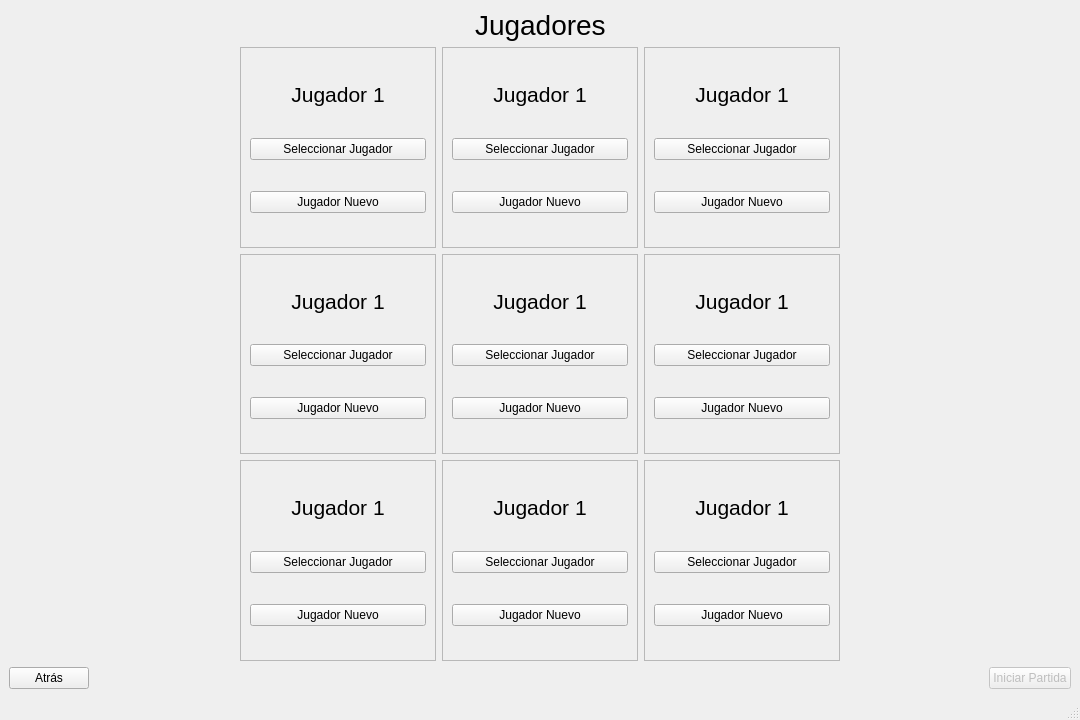
<?xml version="1.0" encoding="UTF-8"?>
<ui version="4.0">
 <class>MainWindow</class>
 <widget class="QMainWindow" name="MainWindow">
  <property name="geometry">
   <rect>
    <x>0</x>
    <y>0</y>
    <width>1080</width>
    <height>720</height>
   </rect>
  </property>
  <property name="windowTitle">
   <string>MainWindow</string>
  </property>
  <widget class="QWidget" name="centralwidget">
   <layout class="QVBoxLayout" name="verticalLayout_2">
    <item>
     <layout class="QHBoxLayout" name="horizontalLayout_2">
      <item>
       <spacer name="horizontalSpacer">
        <property name="orientation">
         <enum>Qt::Orientation::Horizontal</enum>
        </property>
        <property name="sizeHint" stdset="0">
         <size>
          <width>40</width>
          <height>20</height>
         </size>
        </property>
       </spacer>
      </item>
      <item>
       <widget class="QLabel" name="label">
        <property name="font">
         <font>
          <pointsize>21</pointsize>
         </font>
        </property>
        <property name="text">
         <string>Jugadores</string>
        </property>
       </widget>
      </item>
      <item>
       <spacer name="horizontalSpacer_2">
        <property name="orientation">
         <enum>Qt::Orientation::Horizontal</enum>
        </property>
        <property name="sizeHint" stdset="0">
         <size>
          <width>40</width>
          <height>20</height>
         </size>
        </property>
       </spacer>
      </item>
     </layout>
    </item>
    <item>
     <layout class="QGridLayout" name="gridLayout">
      <property name="leftMargin">
       <number>231</number>
      </property>
      <property name="rightMargin">
       <number>231</number>
      </property>
      <item row="1" column="0">
       <widget class="QFrame" name="frame_16">
        <property name="frameShape">
         <enum>QFrame::Shape::StyledPanel</enum>
        </property>
        <property name="frameShadow">
         <enum>QFrame::Shadow::Raised</enum>
        </property>
        <layout class="QVBoxLayout" name="verticalLayout_25">
         <item>
          <spacer name="verticalSpacer_150">
           <property name="orientation">
            <enum>Qt::Orientation::Vertical</enum>
           </property>
           <property name="sizeHint" stdset="0">
            <size>
             <width>20</width>
             <height>40</height>
            </size>
           </property>
          </spacer>
         </item>
         <item>
          <widget class="QLabel" name="label_57">
           <property name="enabled">
            <bool>true</bool>
           </property>
           <property name="sizePolicy">
            <sizepolicy hsizetype="Minimum" vsizetype="Minimum">
             <horstretch>0</horstretch>
             <verstretch>0</verstretch>
            </sizepolicy>
           </property>
           <property name="font">
            <font>
             <pointsize>16</pointsize>
            </font>
           </property>
           <property name="text">
            <string>Jugador 1</string>
           </property>
           <property name="alignment">
            <set>Qt::AlignmentFlag::AlignCenter</set>
           </property>
          </widget>
         </item>
         <item>
          <spacer name="verticalSpacer_151">
           <property name="orientation">
            <enum>Qt::Orientation::Vertical</enum>
           </property>
           <property name="sizeHint" stdset="0">
            <size>
             <width>20</width>
             <height>40</height>
            </size>
           </property>
          </spacer>
         </item>
         <item>
          <widget class="QPushButton" name="pushButton_115">
           <property name="text">
            <string>Seleccionar Jugador</string>
           </property>
          </widget>
         </item>
         <item>
          <spacer name="verticalSpacer_152">
           <property name="orientation">
            <enum>Qt::Orientation::Vertical</enum>
           </property>
           <property name="sizeHint" stdset="0">
            <size>
             <width>20</width>
             <height>40</height>
            </size>
           </property>
          </spacer>
         </item>
         <item>
          <widget class="QPushButton" name="pushButton_116">
           <property name="text">
            <string>Jugador Nuevo</string>
           </property>
          </widget>
         </item>
         <item>
          <spacer name="verticalSpacer_7">
           <property name="orientation">
            <enum>Qt::Orientation::Vertical</enum>
           </property>
           <property name="sizeHint" stdset="0">
            <size>
             <width>20</width>
             <height>40</height>
            </size>
           </property>
          </spacer>
         </item>
        </layout>
       </widget>
      </item>
      <item row="2" column="1">
       <widget class="QFrame" name="frame_15">
        <property name="frameShape">
         <enum>QFrame::Shape::StyledPanel</enum>
        </property>
        <property name="frameShadow">
         <enum>QFrame::Shadow::Raised</enum>
        </property>
        <layout class="QVBoxLayout" name="verticalLayout_9">
         <item>
          <spacer name="verticalSpacer_147">
           <property name="orientation">
            <enum>Qt::Orientation::Vertical</enum>
           </property>
           <property name="sizeHint" stdset="0">
            <size>
             <width>20</width>
             <height>40</height>
            </size>
           </property>
          </spacer>
         </item>
         <item>
          <widget class="QLabel" name="label_56">
           <property name="enabled">
            <bool>true</bool>
           </property>
           <property name="sizePolicy">
            <sizepolicy hsizetype="Minimum" vsizetype="Minimum">
             <horstretch>0</horstretch>
             <verstretch>0</verstretch>
            </sizepolicy>
           </property>
           <property name="font">
            <font>
             <pointsize>16</pointsize>
            </font>
           </property>
           <property name="text">
            <string>Jugador 1</string>
           </property>
           <property name="alignment">
            <set>Qt::AlignmentFlag::AlignCenter</set>
           </property>
          </widget>
         </item>
         <item>
          <spacer name="verticalSpacer_148">
           <property name="orientation">
            <enum>Qt::Orientation::Vertical</enum>
           </property>
           <property name="sizeHint" stdset="0">
            <size>
             <width>20</width>
             <height>40</height>
            </size>
           </property>
          </spacer>
         </item>
         <item>
          <widget class="QPushButton" name="pushButton_113">
           <property name="text">
            <string>Seleccionar Jugador</string>
           </property>
          </widget>
         </item>
         <item>
          <spacer name="verticalSpacer_149">
           <property name="orientation">
            <enum>Qt::Orientation::Vertical</enum>
           </property>
           <property name="sizeHint" stdset="0">
            <size>
             <width>20</width>
             <height>40</height>
            </size>
           </property>
          </spacer>
         </item>
         <item>
          <widget class="QPushButton" name="pushButton_114">
           <property name="text">
            <string>Jugador Nuevo</string>
           </property>
          </widget>
         </item>
         <item>
          <spacer name="verticalSpacer_6">
           <property name="orientation">
            <enum>Qt::Orientation::Vertical</enum>
           </property>
           <property name="sizeHint" stdset="0">
            <size>
             <width>20</width>
             <height>40</height>
            </size>
           </property>
          </spacer>
         </item>
        </layout>
       </widget>
      </item>
      <item row="0" column="1">
       <widget class="QFrame" name="frame_12">
        <property name="frameShape">
         <enum>QFrame::Shape::StyledPanel</enum>
        </property>
        <property name="frameShadow">
         <enum>QFrame::Shadow::Raised</enum>
        </property>
        <layout class="QVBoxLayout" name="verticalLayout_4">
         <item>
          <spacer name="verticalSpacer_138">
           <property name="orientation">
            <enum>Qt::Orientation::Vertical</enum>
           </property>
           <property name="sizeHint" stdset="0">
            <size>
             <width>20</width>
             <height>40</height>
            </size>
           </property>
          </spacer>
         </item>
         <item>
          <widget class="QLabel" name="label_53">
           <property name="enabled">
            <bool>true</bool>
           </property>
           <property name="sizePolicy">
            <sizepolicy hsizetype="Minimum" vsizetype="Minimum">
             <horstretch>0</horstretch>
             <verstretch>0</verstretch>
            </sizepolicy>
           </property>
           <property name="font">
            <font>
             <pointsize>16</pointsize>
            </font>
           </property>
           <property name="text">
            <string>Jugador 1</string>
           </property>
           <property name="alignment">
            <set>Qt::AlignmentFlag::AlignCenter</set>
           </property>
          </widget>
         </item>
         <item>
          <spacer name="verticalSpacer_139">
           <property name="orientation">
            <enum>Qt::Orientation::Vertical</enum>
           </property>
           <property name="sizeHint" stdset="0">
            <size>
             <width>20</width>
             <height>40</height>
            </size>
           </property>
          </spacer>
         </item>
         <item>
          <widget class="QPushButton" name="pushButton_107">
           <property name="text">
            <string>Seleccionar Jugador</string>
           </property>
          </widget>
         </item>
         <item>
          <spacer name="verticalSpacer_140">
           <property name="orientation">
            <enum>Qt::Orientation::Vertical</enum>
           </property>
           <property name="sizeHint" stdset="0">
            <size>
             <width>20</width>
             <height>40</height>
            </size>
           </property>
          </spacer>
         </item>
         <item>
          <widget class="QPushButton" name="pushButton_108">
           <property name="text">
            <string>Jugador Nuevo</string>
           </property>
          </widget>
         </item>
         <item>
          <spacer name="verticalSpacer_3">
           <property name="orientation">
            <enum>Qt::Orientation::Vertical</enum>
           </property>
           <property name="sizeHint" stdset="0">
            <size>
             <width>20</width>
             <height>40</height>
            </size>
           </property>
          </spacer>
         </item>
        </layout>
       </widget>
      </item>
      <item row="1" column="1">
       <widget class="QFrame" name="frame_14">
        <property name="frameShape">
         <enum>QFrame::Shape::StyledPanel</enum>
        </property>
        <property name="frameShadow">
         <enum>QFrame::Shadow::Raised</enum>
        </property>
        <layout class="QVBoxLayout" name="verticalLayout_8">
         <item>
          <spacer name="verticalSpacer_144">
           <property name="orientation">
            <enum>Qt::Orientation::Vertical</enum>
           </property>
           <property name="sizeHint" stdset="0">
            <size>
             <width>20</width>
             <height>40</height>
            </size>
           </property>
          </spacer>
         </item>
         <item>
          <widget class="QLabel" name="label_55">
           <property name="enabled">
            <bool>true</bool>
           </property>
           <property name="sizePolicy">
            <sizepolicy hsizetype="Minimum" vsizetype="Minimum">
             <horstretch>0</horstretch>
             <verstretch>0</verstretch>
            </sizepolicy>
           </property>
           <property name="font">
            <font>
             <pointsize>16</pointsize>
            </font>
           </property>
           <property name="text">
            <string>Jugador 1</string>
           </property>
           <property name="alignment">
            <set>Qt::AlignmentFlag::AlignCenter</set>
           </property>
          </widget>
         </item>
         <item>
          <spacer name="verticalSpacer_145">
           <property name="orientation">
            <enum>Qt::Orientation::Vertical</enum>
           </property>
           <property name="sizeHint" stdset="0">
            <size>
             <width>20</width>
             <height>40</height>
            </size>
           </property>
          </spacer>
         </item>
         <item>
          <widget class="QPushButton" name="pushButton_111">
           <property name="text">
            <string>Seleccionar Jugador</string>
           </property>
          </widget>
         </item>
         <item>
          <spacer name="verticalSpacer_146">
           <property name="orientation">
            <enum>Qt::Orientation::Vertical</enum>
           </property>
           <property name="sizeHint" stdset="0">
            <size>
             <width>20</width>
             <height>40</height>
            </size>
           </property>
          </spacer>
         </item>
         <item>
          <widget class="QPushButton" name="pushButton_112">
           <property name="text">
            <string>Jugador Nuevo</string>
           </property>
          </widget>
         </item>
         <item>
          <spacer name="verticalSpacer_5">
           <property name="orientation">
            <enum>Qt::Orientation::Vertical</enum>
           </property>
           <property name="sizeHint" stdset="0">
            <size>
             <width>20</width>
             <height>40</height>
            </size>
           </property>
          </spacer>
         </item>
        </layout>
       </widget>
      </item>
      <item row="1" column="2">
       <widget class="QFrame" name="frame_17">
        <property name="frameShape">
         <enum>QFrame::Shape::StyledPanel</enum>
        </property>
        <property name="frameShadow">
         <enum>QFrame::Shadow::Raised</enum>
        </property>
        <layout class="QVBoxLayout" name="verticalLayout_26">
         <item>
          <spacer name="verticalSpacer_153">
           <property name="orientation">
            <enum>Qt::Orientation::Vertical</enum>
           </property>
           <property name="sizeHint" stdset="0">
            <size>
             <width>20</width>
             <height>40</height>
            </size>
           </property>
          </spacer>
         </item>
         <item>
          <widget class="QLabel" name="label_58">
           <property name="enabled">
            <bool>true</bool>
           </property>
           <property name="sizePolicy">
            <sizepolicy hsizetype="Minimum" vsizetype="Minimum">
             <horstretch>0</horstretch>
             <verstretch>0</verstretch>
            </sizepolicy>
           </property>
           <property name="font">
            <font>
             <pointsize>16</pointsize>
            </font>
           </property>
           <property name="text">
            <string>Jugador 1</string>
           </property>
           <property name="alignment">
            <set>Qt::AlignmentFlag::AlignCenter</set>
           </property>
          </widget>
         </item>
         <item>
          <spacer name="verticalSpacer_154">
           <property name="orientation">
            <enum>Qt::Orientation::Vertical</enum>
           </property>
           <property name="sizeHint" stdset="0">
            <size>
             <width>20</width>
             <height>40</height>
            </size>
           </property>
          </spacer>
         </item>
         <item>
          <widget class="QPushButton" name="pushButton_117">
           <property name="text">
            <string>Seleccionar Jugador</string>
           </property>
          </widget>
         </item>
         <item>
          <spacer name="verticalSpacer_155">
           <property name="orientation">
            <enum>Qt::Orientation::Vertical</enum>
           </property>
           <property name="sizeHint" stdset="0">
            <size>
             <width>20</width>
             <height>40</height>
            </size>
           </property>
          </spacer>
         </item>
         <item>
          <widget class="QPushButton" name="pushButton_118">
           <property name="text">
            <string>Jugador Nuevo</string>
           </property>
          </widget>
         </item>
         <item>
          <spacer name="verticalSpacer_8">
           <property name="orientation">
            <enum>Qt::Orientation::Vertical</enum>
           </property>
           <property name="sizeHint" stdset="0">
            <size>
             <width>20</width>
             <height>40</height>
            </size>
           </property>
          </spacer>
         </item>
        </layout>
       </widget>
      </item>
      <item row="2" column="0">
       <widget class="QFrame" name="frame_18">
        <property name="frameShape">
         <enum>QFrame::Shape::StyledPanel</enum>
        </property>
        <property name="frameShadow">
         <enum>QFrame::Shadow::Raised</enum>
        </property>
        <layout class="QVBoxLayout" name="verticalLayout_29">
         <item>
          <spacer name="verticalSpacer_156">
           <property name="orientation">
            <enum>Qt::Orientation::Vertical</enum>
           </property>
           <property name="sizeHint" stdset="0">
            <size>
             <width>20</width>
             <height>40</height>
            </size>
           </property>
          </spacer>
         </item>
         <item>
          <widget class="QLabel" name="label_59">
           <property name="enabled">
            <bool>true</bool>
           </property>
           <property name="sizePolicy">
            <sizepolicy hsizetype="Minimum" vsizetype="Minimum">
             <horstretch>0</horstretch>
             <verstretch>0</verstretch>
            </sizepolicy>
           </property>
           <property name="font">
            <font>
             <pointsize>16</pointsize>
            </font>
           </property>
           <property name="text">
            <string>Jugador 1</string>
           </property>
           <property name="alignment">
            <set>Qt::AlignmentFlag::AlignCenter</set>
           </property>
          </widget>
         </item>
         <item>
          <spacer name="verticalSpacer_157">
           <property name="orientation">
            <enum>Qt::Orientation::Vertical</enum>
           </property>
           <property name="sizeHint" stdset="0">
            <size>
             <width>20</width>
             <height>40</height>
            </size>
           </property>
          </spacer>
         </item>
         <item>
          <widget class="QPushButton" name="pushButton_119">
           <property name="text">
            <string>Seleccionar Jugador</string>
           </property>
          </widget>
         </item>
         <item>
          <spacer name="verticalSpacer_158">
           <property name="orientation">
            <enum>Qt::Orientation::Vertical</enum>
           </property>
           <property name="sizeHint" stdset="0">
            <size>
             <width>20</width>
             <height>40</height>
            </size>
           </property>
          </spacer>
         </item>
         <item>
          <widget class="QPushButton" name="pushButton_120">
           <property name="text">
            <string>Jugador Nuevo</string>
           </property>
          </widget>
         </item>
         <item>
          <spacer name="verticalSpacer_9">
           <property name="orientation">
            <enum>Qt::Orientation::Vertical</enum>
           </property>
           <property name="sizeHint" stdset="0">
            <size>
             <width>20</width>
             <height>40</height>
            </size>
           </property>
          </spacer>
         </item>
        </layout>
       </widget>
      </item>
      <item row="2" column="2">
       <widget class="QFrame" name="frame_19">
        <property name="frameShape">
         <enum>QFrame::Shape::StyledPanel</enum>
        </property>
        <property name="frameShadow">
         <enum>QFrame::Shadow::Raised</enum>
        </property>
        <layout class="QVBoxLayout" name="verticalLayout_30">
         <item>
          <spacer name="verticalSpacer_159">
           <property name="orientation">
            <enum>Qt::Orientation::Vertical</enum>
           </property>
           <property name="sizeHint" stdset="0">
            <size>
             <width>20</width>
             <height>40</height>
            </size>
           </property>
          </spacer>
         </item>
         <item>
          <widget class="QLabel" name="label_60">
           <property name="enabled">
            <bool>true</bool>
           </property>
           <property name="sizePolicy">
            <sizepolicy hsizetype="Minimum" vsizetype="Minimum">
             <horstretch>0</horstretch>
             <verstretch>0</verstretch>
            </sizepolicy>
           </property>
           <property name="font">
            <font>
             <pointsize>16</pointsize>
            </font>
           </property>
           <property name="text">
            <string>Jugador 1</string>
           </property>
           <property name="alignment">
            <set>Qt::AlignmentFlag::AlignCenter</set>
           </property>
          </widget>
         </item>
         <item>
          <spacer name="verticalSpacer_160">
           <property name="orientation">
            <enum>Qt::Orientation::Vertical</enum>
           </property>
           <property name="sizeHint" stdset="0">
            <size>
             <width>20</width>
             <height>40</height>
            </size>
           </property>
          </spacer>
         </item>
         <item>
          <widget class="QPushButton" name="pushButton_121">
           <property name="text">
            <string>Seleccionar Jugador</string>
           </property>
          </widget>
         </item>
         <item>
          <spacer name="verticalSpacer_161">
           <property name="orientation">
            <enum>Qt::Orientation::Vertical</enum>
           </property>
           <property name="sizeHint" stdset="0">
            <size>
             <width>20</width>
             <height>40</height>
            </size>
           </property>
          </spacer>
         </item>
         <item>
          <widget class="QPushButton" name="pushButton_122">
           <property name="text">
            <string>Jugador Nuevo</string>
           </property>
          </widget>
         </item>
         <item>
          <spacer name="verticalSpacer_10">
           <property name="orientation">
            <enum>Qt::Orientation::Vertical</enum>
           </property>
           <property name="sizeHint" stdset="0">
            <size>
             <width>20</width>
             <height>40</height>
            </size>
           </property>
          </spacer>
         </item>
        </layout>
       </widget>
      </item>
      <item row="0" column="0">
       <widget class="QFrame" name="frame_11">
        <property name="frameShape">
         <enum>QFrame::Shape::StyledPanel</enum>
        </property>
        <property name="frameShadow">
         <enum>QFrame::Shadow::Raised</enum>
        </property>
        <layout class="QVBoxLayout" name="verticalLayout_3">
         <item>
          <spacer name="verticalSpacer_135">
           <property name="orientation">
            <enum>Qt::Orientation::Vertical</enum>
           </property>
           <property name="sizeHint" stdset="0">
            <size>
             <width>20</width>
             <height>40</height>
            </size>
           </property>
          </spacer>
         </item>
         <item>
          <widget class="QLabel" name="label_52">
           <property name="enabled">
            <bool>true</bool>
           </property>
           <property name="sizePolicy">
            <sizepolicy hsizetype="Minimum" vsizetype="Minimum">
             <horstretch>0</horstretch>
             <verstretch>0</verstretch>
            </sizepolicy>
           </property>
           <property name="font">
            <font>
             <pointsize>16</pointsize>
            </font>
           </property>
           <property name="text">
            <string>Jugador 1</string>
           </property>
           <property name="alignment">
            <set>Qt::AlignmentFlag::AlignCenter</set>
           </property>
          </widget>
         </item>
         <item>
          <spacer name="verticalSpacer_136">
           <property name="orientation">
            <enum>Qt::Orientation::Vertical</enum>
           </property>
           <property name="sizeHint" stdset="0">
            <size>
             <width>20</width>
             <height>40</height>
            </size>
           </property>
          </spacer>
         </item>
         <item>
          <widget class="QPushButton" name="pushButton_105">
           <property name="text">
            <string>Seleccionar Jugador</string>
           </property>
          </widget>
         </item>
         <item>
          <spacer name="verticalSpacer_137">
           <property name="orientation">
            <enum>Qt::Orientation::Vertical</enum>
           </property>
           <property name="sizeHint" stdset="0">
            <size>
             <width>20</width>
             <height>40</height>
            </size>
           </property>
          </spacer>
         </item>
         <item>
          <widget class="QPushButton" name="pushButton_106">
           <property name="text">
            <string>Jugador Nuevo</string>
           </property>
          </widget>
         </item>
         <item>
          <spacer name="verticalSpacer_2">
           <property name="orientation">
            <enum>Qt::Orientation::Vertical</enum>
           </property>
           <property name="sizeHint" stdset="0">
            <size>
             <width>20</width>
             <height>40</height>
            </size>
           </property>
          </spacer>
         </item>
        </layout>
       </widget>
      </item>
      <item row="0" column="2">
       <widget class="QFrame" name="frame_13">
        <property name="frameShape">
         <enum>QFrame::Shape::StyledPanel</enum>
        </property>
        <property name="frameShadow">
         <enum>QFrame::Shadow::Raised</enum>
        </property>
        <layout class="QVBoxLayout" name="verticalLayout_7">
         <item>
          <spacer name="verticalSpacer_141">
           <property name="orientation">
            <enum>Qt::Orientation::Vertical</enum>
           </property>
           <property name="sizeHint" stdset="0">
            <size>
             <width>20</width>
             <height>40</height>
            </size>
           </property>
          </spacer>
         </item>
         <item>
          <widget class="QLabel" name="label_54">
           <property name="enabled">
            <bool>true</bool>
           </property>
           <property name="sizePolicy">
            <sizepolicy hsizetype="Minimum" vsizetype="Minimum">
             <horstretch>0</horstretch>
             <verstretch>0</verstretch>
            </sizepolicy>
           </property>
           <property name="font">
            <font>
             <pointsize>16</pointsize>
            </font>
           </property>
           <property name="text">
            <string>Jugador 1</string>
           </property>
           <property name="alignment">
            <set>Qt::AlignmentFlag::AlignCenter</set>
           </property>
          </widget>
         </item>
         <item>
          <spacer name="verticalSpacer_142">
           <property name="orientation">
            <enum>Qt::Orientation::Vertical</enum>
           </property>
           <property name="sizeHint" stdset="0">
            <size>
             <width>20</width>
             <height>40</height>
            </size>
           </property>
          </spacer>
         </item>
         <item>
          <widget class="QPushButton" name="pushButton_109">
           <property name="text">
            <string>Seleccionar Jugador</string>
           </property>
          </widget>
         </item>
         <item>
          <spacer name="verticalSpacer_143">
           <property name="orientation">
            <enum>Qt::Orientation::Vertical</enum>
           </property>
           <property name="sizeHint" stdset="0">
            <size>
             <width>20</width>
             <height>40</height>
            </size>
           </property>
          </spacer>
         </item>
         <item>
          <widget class="QPushButton" name="pushButton_110">
           <property name="text">
            <string>Jugador Nuevo</string>
           </property>
          </widget>
         </item>
         <item>
          <spacer name="verticalSpacer_4">
           <property name="orientation">
            <enum>Qt::Orientation::Vertical</enum>
           </property>
           <property name="sizeHint" stdset="0">
            <size>
             <width>20</width>
             <height>40</height>
            </size>
           </property>
          </spacer>
         </item>
        </layout>
       </widget>
      </item>
     </layout>
    </item>
    <item>
     <layout class="QHBoxLayout" name="horizontalLayout">
      <item>
       <widget class="QPushButton" name="pushButton">
        <property name="text">
         <string>Atrás</string>
        </property>
       </widget>
      </item>
      <item>
       <spacer name="horizontalSpacer_5">
        <property name="orientation">
         <enum>Qt::Orientation::Horizontal</enum>
        </property>
        <property name="sizeHint" stdset="0">
         <size>
          <width>40</width>
          <height>20</height>
         </size>
        </property>
       </spacer>
      </item>
      <item>
       <widget class="QPushButton" name="pushButton_2">
        <property name="enabled">
         <bool>false</bool>
        </property>
        <property name="text">
         <string>Iniciar Partida</string>
        </property>
       </widget>
      </item>
     </layout>
    </item>
   </layout>
  </widget>
  <widget class="QStatusBar" name="statusbar"/>
 </widget>
 <resources/>
 <connections/>
</ui>
